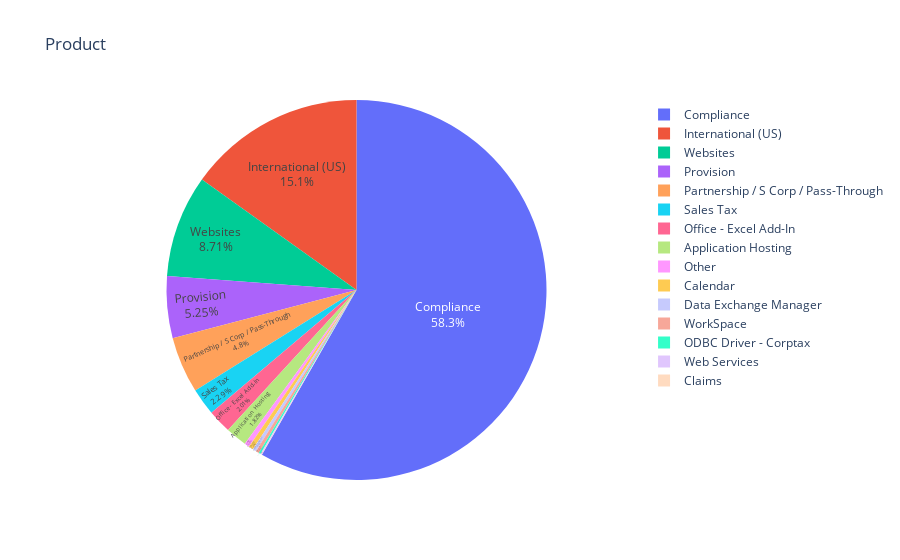

Source (notebook cell):
### Code cell
typecounts = df["Product"].value_counts().to_dict()
df1 = pd.DataFrame(list(typecounts.items()), columns=['Product', 'Counts'])

fig = px.pie(df1, values='Counts', names='Product',
             title='Product',labels='Product')
fig.update_traces(textposition='inside', textinfo='percent+label')
fig.show()

### Figure 1 — Plotly figure (JSON) as saved in the notebook; plotly's stock layout.template omitted (floating-point values rounded to 4 significant figures)
{"data": [{"domain": {"x": [0, 1], "y": [0, 1]}, "hovertemplate": "Product=%{label}<br>Counts=%{value}<extra></extra>", "labels": ["Compliance", "International (US)", "Websites", "Provision", "Partnership / S Corp / Pass-Through", "Sales Tax", "Office - Excel Add-In", "Application Hosting", "Other", "Calendar", "Data Exchange Manager", "WorkSpace", "ODBC Driver - Corptax", "Web Services", "Claims"], "legendgroup": "", "name": "", "showlegend": true, "textinfo": "percent+label", "textposition": "inside", "type": "pie", "values": [110216, 28604, 16459, 9918, 9069, 4338, 3799, 3440, 798, 768, 570, 529, 300, 199, 57]}], "layout": {"legend": {"tracegroupgap": 0}, "title": {"text": "Product"}}}
